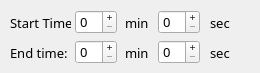
     <widget class="QWidget" name="extractTab">
      <property name="font">
       <font>
        <family>Proxima Nova Rg</family>
        <pointsize>10</pointsize>
       </font>
      </property>
      <attribute name="title">
       <string>Extract Subclip</string>
      </attribute>
      <widget class="QLabel" name="extractStartMin">
       <property name="geometry">
        <rect>
         <x>125</x>
         <y>15</y>
         <width>31</width>
         <height>16</height>
        </rect>
       </property>
       <property name="font">
        <font>
         <family>Proxima Nova Rg</family>
         <pointsize>10</pointsize>
        </font>
       </property>
       <property name="text">
        <string>min</string>
       </property>
      </widget>
      <widget class="QLabel" name="extractEndSec">
       <property name="geometry">
        <rect>
         <x>210</x>
         <y>45</y>
         <width>41</width>
         <height>16</height>
        </rect>
       </property>
       <property name="font">
        <font>
         <family>Proxima Nova Rg</family>
         <pointsize>10</pointsize>
        </font>
       </property>
       <property name="text">
        <string>sec</string>
       </property>
      </widget>
      <widget class="QSpinBox" name="extractStartMinVar">
       <property name="geometry">
        <rect>
         <x>75</x>
         <y>10</y>
         <width>42</width>
         <height>24</height>
        </rect>
       </property>
       <property name="font">
        <font>
         <family>Proxima Nova Rg</family>
         <pointsize>10</pointsize>
        </font>
       </property>
       <property name="styleSheet">
        <string notr="true"/>
       </property>
       <property name="buttonSymbols">
        <enum>QAbstractSpinBox::PlusMinus</enum>
       </property>
       <property name="maximum">
        <number>16777215</number>
       </property>
      </widget>
      <widget class="QLabel" name="extractStartSec">
       <property name="geometry">
        <rect>
         <x>210</x>
         <y>15</y>
         <width>41</width>
         <height>16</height>
        </rect>
       </property>
       <property name="font">
        <font>
         <family>Proxima Nova Rg</family>
         <pointsize>10</pointsize>
        </font>
       </property>
       <property name="text">
        <string>sec</string>
       </property>
      </widget>
      <widget class="QSpinBox" name="extractEndMinVar">
       <property name="geometry">
        <rect>
         <x>75</x>
         <y>40</y>
         <width>42</width>
         <height>24</height>
        </rect>
       </property>
       <property name="font">
        <font>
         <family>Proxima Nova Rg</family>
         <pointsize>10</pointsize>
        </font>
       </property>
       <property name="styleSheet">
        <string notr="true"/>
       </property>
       <property name="buttonSymbols">
        <enum>QAbstractSpinBox::PlusMinus</enum>
       </property>
       <property name="maximum">
        <number>16777215</number>
       </property>
      </widget>
      <widget class="QSpinBox" name="extractEndSecVar">
       <property name="geometry">
        <rect>
         <x>158</x>
         <y>40</y>
         <width>42</width>
         <height>24</height>
        </rect>
       </property>
       <property name="font">
        <font>
         <family>Proxima Nova Rg</family>
         <pointsize>10</pointsize>
        </font>
       </property>
       <property name="styleSheet">
        <string notr="true"/>
       </property>
       <property name="buttonSymbols">
        <enum>QAbstractSpinBox::PlusMinus</enum>
       </property>
       <property name="maximum">
        <number>59</number>
       </property>
      </widget>
      <widget class="QLabel" name="extractEndMin">
       <property name="geometry">
        <rect>
         <x>125</x>
         <y>45</y>
         <width>31</width>
         <height>16</height>
        </rect>
       </property>
       <property name="font">
        <font>
         <family>Proxima Nova Rg</family>
         <pointsize>10</pointsize>
        </font>
       </property>
       <property name="text">
        <string>min</string>
       </property>
      </widget>
      <widget class="QLabel" name="extractEndText">
       <property name="geometry">
        <rect>
         <x>10</x>
         <y>45</y>
         <width>61</width>
         <height>16</height>
        </rect>
       </property>
       <property name="font">
        <font>
         <family>Proxima Nova Rg</family>
         <pointsize>10</pointsize>
        </font>
       </property>
       <property name="text">
        <string>End time:</string>
       </property>
      </widget>
      <widget class="QLabel" name="extractStartText">
       <property name="geometry">
        <rect>
         <x>10</x>
         <y>15</y>
         <width>61</width>
         <height>16</height>
        </rect>
       </property>
       <property name="font">
        <font>
         <family>Proxima Nova Rg</family>
         <pointsize>10</pointsize>
        </font>
       </property>
       <property name="text">
        <string>Start Time:</string>
       </property>
      </widget>
      <widget class="QSpinBox" name="extractStartSecVar">
       <property name="geometry">
        <rect>
         <x>158</x>
         <y>10</y>
         <width>42</width>
         <height>24</height>
        </rect>
       </property>
       <property name="font">
        <font>
         <family>Proxima Nova Rg</family>
         <pointsize>10</pointsize>
        </font>
       </property>
       <property name="styleSheet">
        <string notr="true"/>
       </property>
       <property name="buttonSymbols">
        <enum>QAbstractSpinBox::PlusMinus</enum>
       </property>
       <property name="maximum">
        <number>59</number>
       </property>
      </widget>
     </widget>
